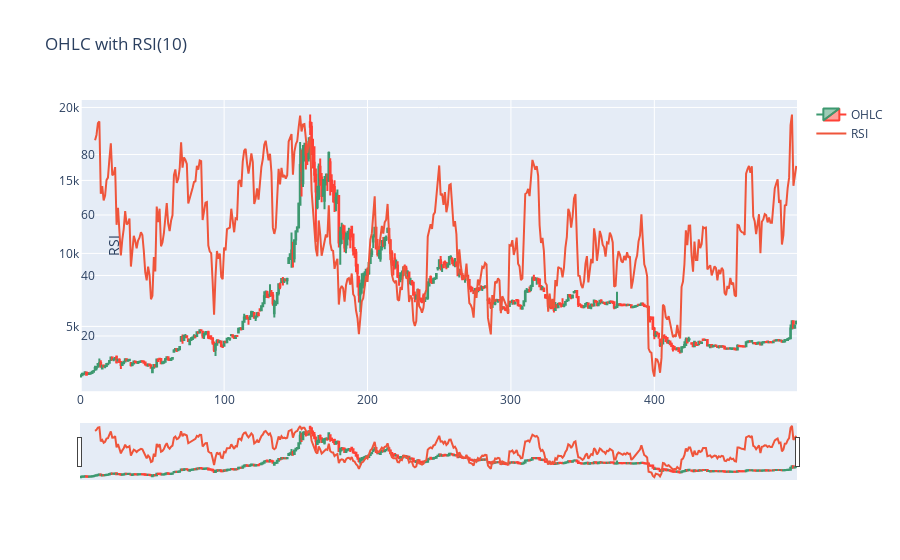

The notebook cell saved with this chart:
### Code cell
import plotly.graph_objects as go
df = data[:500]
fig = go.Figure(data=[go.Candlestick(x=df.index,
                open=df['Open'],
                high=df['High'],
                low=df['Low'],
                close=df['Close'],
                name='OHLC'),
                go.Scatter(x=df.index, y=df['RSI_10'], name='RSI', yaxis='y2')
                ])

fig.update_layout(
    title='OHLC with RSI(10)',
    yaxis=dict(
        domain=[0.2, 1]
    ),
    yaxis2=dict(
        domain=[0, 0.2],
        anchor='free',
        overlaying='y',
        side='right',
        title='RSI'
    ))

fig.show()

### Figure 1 — Plotly figure (JSON) as saved in the notebook; plotly's stock layout.template omitted (floating-point values rounded to 4 significant figures; data arrays with more than 128 entries replaced by an {"elided": "..."} marker saying what was removed)
{"data": [{"close": {"elided": "500 int values"}, "high": {"elided": "500 int values"}, "low": {"elided": "500 int values"}, "name": "OHLC", "open": {"elided": "500 int values"}, "type": "candlestick", "x": {"elided": "500 int values"}}, {"name": "RSI", "type": "scatter", "x": {"elided": "500 int values"}, "y": {"elided": "500 float values"}, "yaxis": "y2"}], "layout": {"title": {"text": "OHLC with RSI(10)"}, "yaxis": {"domain": [0.2, 1]}, "yaxis2": {"anchor": "free", "domain": [0, 0.2], "overlaying": "y", "side": "right", "title": {"text": "RSI"}}}}
